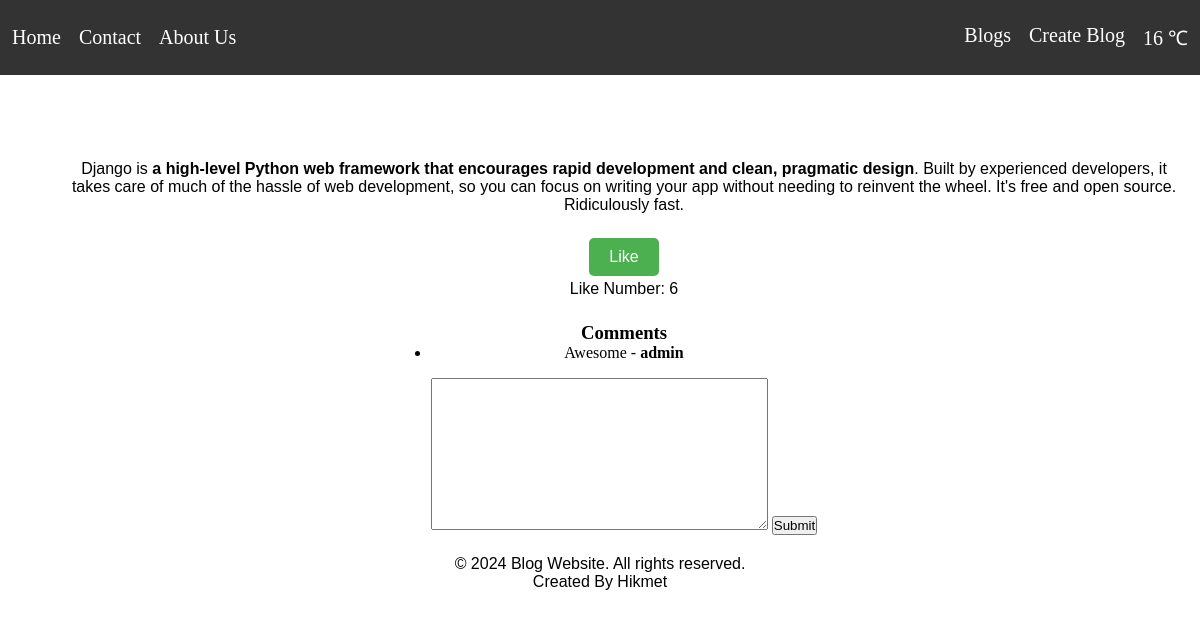
Page /blogs/5 on the committed database.
### blogapp/models.py (models this page shows, shortened)
class BlogModel(models.Model):
    blog_name = models.CharField(max_length = 100, unique = True, null = False, blank = False, db_index = True)
    like_number = models.IntegerField(default = 0)
    content = RichTextUploadingField()
    categories = models.ManyToManyField(CategoryModel)
    user = models.ForeignKey(User, default = None, null = True, on_delete = models.CASCADE, db_index = True)
    class Meta:
        verbose_name = "Blog"
        verbose_name_plural = "Blogs"

class CommentModel(models.Model):
    content = models.TextField()
    star_number = models.IntegerField(default = 5)
    blog = models.ForeignKey(BlogModel, on_delete = models.CASCADE)
    user = models.ForeignKey(User, default = None, null = True, on_delete = models.CASCADE)
    class Meta:
        verbose_name = "Comment"
        verbose_name_plural = "Comments"

### blogapp/views.py (the view)
def blog(request, id):
    try:
        curr_blog = BlogModel.objects.get(id = id)
        comments = curr_blog.commentmodel_set.all()
    except:
        return redirect("home")
    if request.method == "POST":
        if not request.user.is_authenticated:
            messages.error(request, "You should login to write a comment!")
            return redirect("home")
        form = CommentForm(request.POST)
        if form.is_valid():
            comment = form.cleaned_data.get("comment", "")
            CommentModel.objects.create(content = comment, star_number = 5, blog = curr_blog, user = request.user)
    else:
        form = CommentForm()
    return render(request, "blogapp/blog.html", {
        "curr_blog" : curr_blog,
        "comments" : comments,
        "form" : form
    })

### blogapp/forms.py (shortened to what this page needs)
class CommentForm(forms.Form):
    comment = forms.CharField(required = False, validators = [MinLengthValidator(5, "Minimum Comment Character Length Must Be 5!")],
                              widget = widgets.Textarea())

### templates/blogapp/blog.html (shortened to what this page needs)
{% extends "partials/base.html" %}
{% load static %}
{% block head_files %}
<link rel="stylesheet" href="{% static 'css/blog.css' %}">
{% endblock %}
{% block content %}
<div class="blog_flex">
    {{ curr_blog.content | safe }}
    <div style="text-align: center; margin-top: 20px;">
        <form id="likeForm" method="POST">
            <button type="button" class="like-button" id="likeBtn">Like</button>
        </form>
        <p id="likeCount">Like Number: {{ curr_blog.like_number }}</p>
    </div>
    <div class="comment-section">
        <h3>Comments</h3>
        <ul id="commentList">
            {% for comment in comments %}
            <li class = "list_element">{{ comment.content }} - <b>{{ comment.user }}</b></li>
            {% endfor %}
        </ul>
        <form id="commentForm" method="POST">
            {{ form.comment }}
            <button type="submit" class="submit-button">Submit</button>
        </form>
    </div>
</div>
{% endblock %}

### static/css/navbar.css (style rules this page uses)
* { margin: 0; padding: 0; box-sizing: border-box; }
body { padding-top: 10vh; }
p { font-family: Arial; }

### static/css/blog.css (style rules this page uses)
body { padding-top: 20vh; }
.like-button { display: inline-block; background-color: #4CAF50; color: white; border: none; padding: 10px 20px; text-align: center; text-decoration: none; font-size: 16px; margin: 4px 2px; cursor: pointer; border-radius: 5px; }
.blog_flex { display: flex; flex-direction: column; align-items: center; text-align: center; margin-left: 5vw; margin-right: 1vw; }
.comment-section { margin-top: 3vh; }
.list_element { margin-bottom: 2vh; }

### rows in the picture
BlogModel: content "Django is a high-level Python web framework that encourages rapid development and clean, pragmatic design . Built by experienced developers, it takes care of much of the hassle of web development, so you can focus on writing your app without needing to reinvent the wheel. It's free and open source. Ridiculously fast.", like_number "6"
CommentModel: content "Awesome", user "admin"
